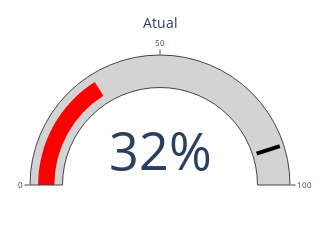
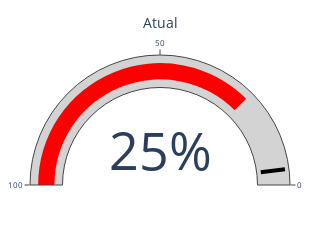
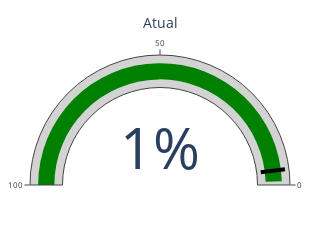

Notebook code for these charts, in order:
### Code cell
import plotly.graph_objects as go

# cSpell: disable=invalid-name


def calculate_eficiencia(df):
    return df["eficiencia"].mean()


def calculate_performance(df):
    return df["performance"].mean()


def calculate_reparos(df):
    return df["reparo"].mean()


def draw_circular_progress_bar_v2(df: pd.DataFrame, type: str, meta: int):
    # mapear o tipo das funções
    type_map = {
        "eficiencia": calculate_eficiencia,
        "performance": calculate_performance,
        "reparo": calculate_reparos,
    }

    # Verificar a primeira data_registro do dataframe para saber se os dados são do mês atual
    this_month = df["data_registro"].iloc[0].month == pd.Timestamp.now().month
    month = "Atual" if this_month else "Anterior"

    # Obter a função com base no tipo
    func = type_map[type]

    # Calcular a porcentagem
    percentage = func(df) if func is not None else 0

    # Arredondar porcentagem para não ter casas decimais
    percentage = round(percentage, 2)

    # Definir a cor com base na porcentagem
    if type == "eficiencia":
        color = "green" if percentage >= (meta / 100) else "red"
    else:
        color = "red" if percentage >= (meta / 100) else "green"

    # Definir a escala do eixo para "performance" e "reparo"
    axis_range = [0, 100] if type == "eficiencia" else [100, 0]

    # Criar o gráfico
    fig = go.Figure(
        go.Indicator(
            mode="gauge+number",
            value=percentage * 100,
            number={"suffix": "%"},
            domain={"x": [0, 1], "y": [0, 1]},
            title={
                "text": month,
                "font": {"size": 14},
            },
            gauge={
                "axis": {
                    "range": axis_range,
                    "tickfont": {"size": 8},
                },
                "bar": {"color": color},
                "steps": [
                    {"range": [0, 100], "color": "lightgray"},
                ],
                "threshold": {
                    "line": {"color": "black", "width": 4},
                    "thickness": 0.75,
                    "value": meta,
                },
            },
        )
    )

    fig.update_layout(
        autosize=True,
        margin=dict(t=30, b=30, l=30, r=30),
        plot_bgcolor="white",
        width=200,  # apenas para visualização no jupyter
        height=200,  # apenas para visualização no jupyter
    )

    fig.show()


draw_circular_progress_bar_v2(df_eff, "eficiencia", 90)
draw_circular_progress_bar_v2(df_perf, "performance", 4)
draw_circular_progress_bar_v2(df_reparos, "reparo", 4)

### Figure 1 — Plotly figure (JSON) as saved in the notebook; plotly's stock layout.template omitted (floating-point values rounded to 4 significant figures)
{"data": [{"domain": {"x": [0, 1], "y": [0, 1]}, "gauge": {"axis": {"range": [0, 100], "tickfont": {"size": 8}}, "bar": {"color": "red"}, "steps": [{"color": "lightgray", "range": [0, 100]}], "threshold": {"line": {"color": "black", "width": 4}, "thickness": 0.75, "value": 90}}, "mode": "gauge+number", "number": {"suffix": "%"}, "title": {"font": {"size": 14}, "text": "Atual"}, "type": "indicator", "value": 32}], "layout": {"autosize": true, "height": 200, "margin": {"b": 30, "l": 30, "r": 30, "t": 30}, "plot_bgcolor": "white", "width": 200}}

### Figure 2 — Plotly figure (JSON) as saved in the notebook; plotly's stock layout.template omitted (floating-point values rounded to 4 significant figures)
{"data": [{"domain": {"x": [0, 1], "y": [0, 1]}, "gauge": {"axis": {"range": [100, 0], "tickfont": {"size": 8}}, "bar": {"color": "red"}, "steps": [{"color": "lightgray", "range": [0, 100]}], "threshold": {"line": {"color": "black", "width": 4}, "thickness": 0.75, "value": 4}}, "mode": "gauge+number", "number": {"suffix": "%"}, "title": {"font": {"size": 14}, "text": "Atual"}, "type": "indicator", "value": 25}], "layout": {"autosize": true, "height": 200, "margin": {"b": 30, "l": 30, "r": 30, "t": 30}, "plot_bgcolor": "white", "width": 200}}

### Figure 3 — Plotly figure (JSON) as saved in the notebook; plotly's stock layout.template omitted (floating-point values rounded to 4 significant figures)
{"data": [{"domain": {"x": [0, 1], "y": [0, 1]}, "gauge": {"axis": {"range": [100, 0], "tickfont": {"size": 8}}, "bar": {"color": "green"}, "steps": [{"color": "lightgray", "range": [0, 100]}], "threshold": {"line": {"color": "black", "width": 4}, "thickness": 0.75, "value": 4}}, "mode": "gauge+number", "number": {"suffix": "%"}, "title": {"font": {"size": 14}, "text": "Atual"}, "type": "indicator", "value": 1}], "layout": {"autosize": true, "height": 200, "margin": {"b": 30, "l": 30, "r": 30, "t": 30}, "plot_bgcolor": "white", "width": 200}}
